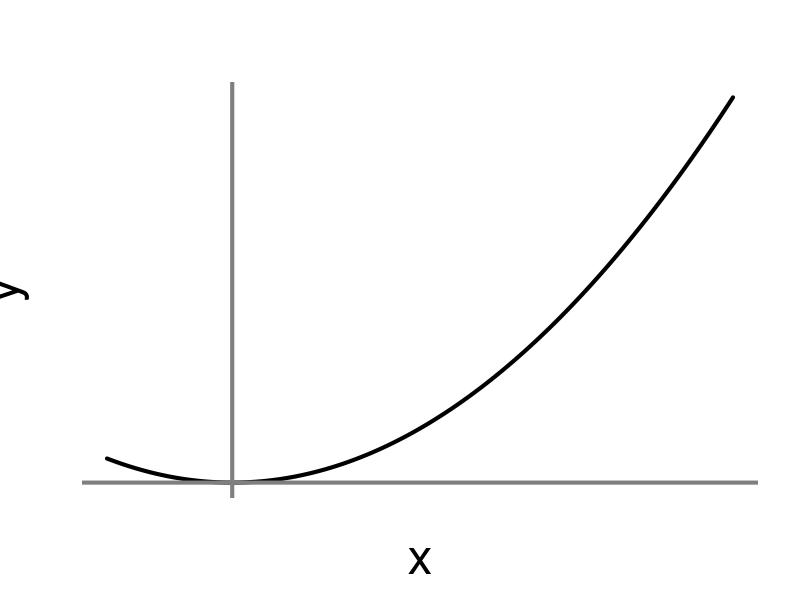
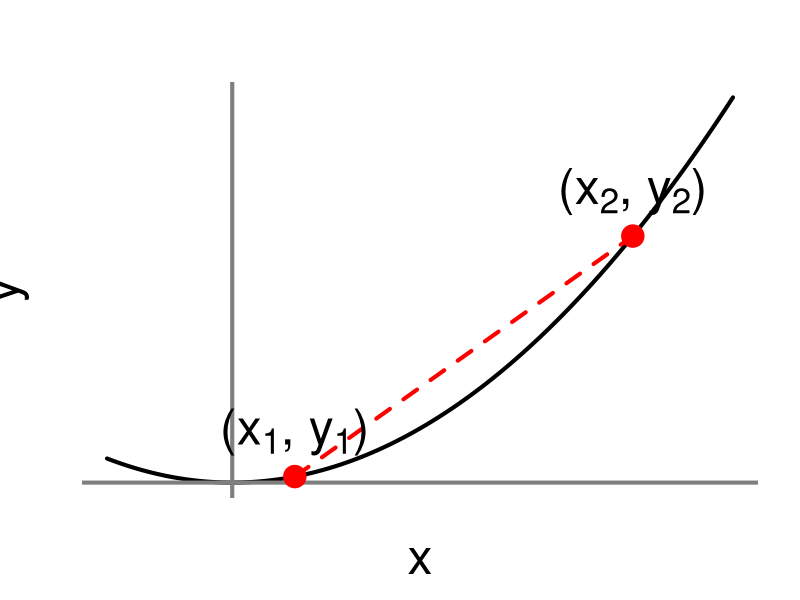
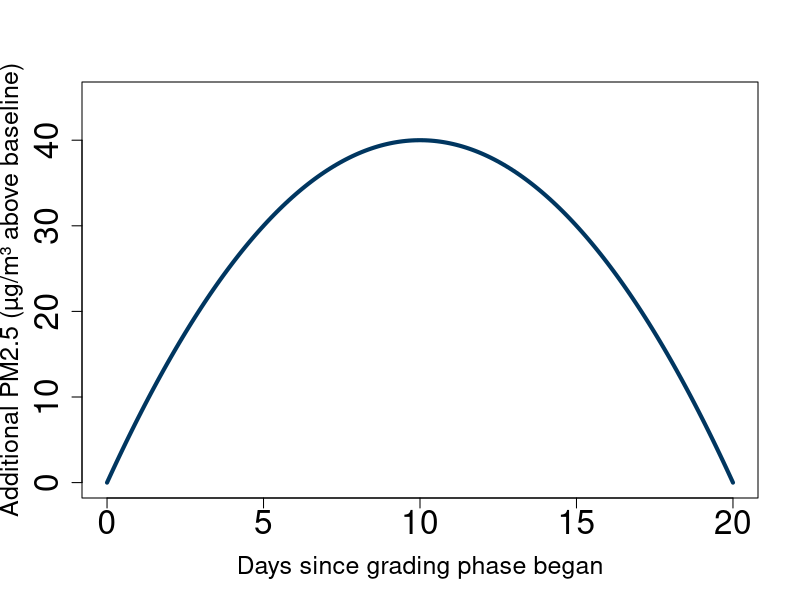
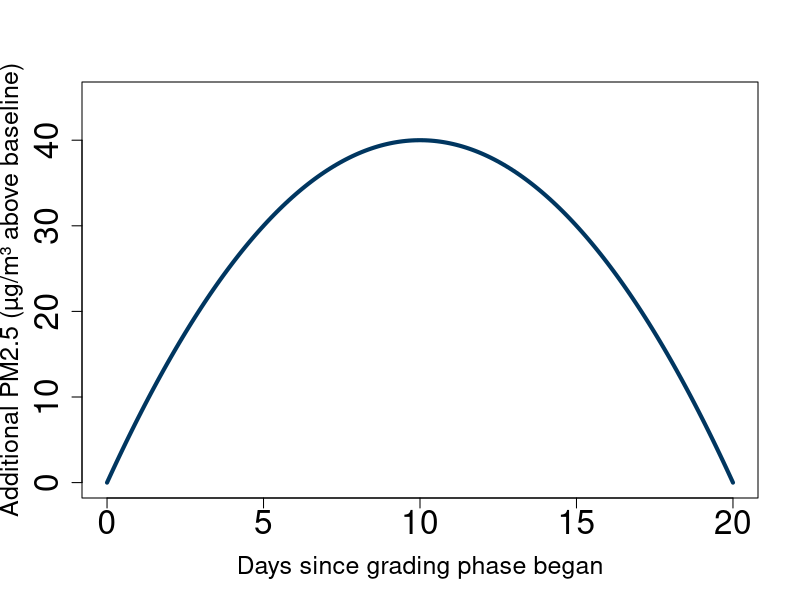

Write R code to recreate these figures, in order. (Note: this script raises an error after producing the figures.)
## ---- chunk 1
x <- seq(-1, 4, length.out = 200)
y <- x^2

plot(x, y, type = "l", lwd = 4, col = "black",
     xlab = "x", ylab = "y",
     xaxt = "n", yaxt = "n",
     bty = "n",
     cex.lab = 3)

abline(h = 0, v = 0, col = "gray50", lwd = 4)
## ---- chunk 2
x <- seq(-1, 4, length.out = 200)
y <- x^2

x1 <- 0.5
y1 <- x1^2

x2 <- 3.2
y2 <- x2^2

plot(x, y, type = "l", lwd = 4, col = "black",
     xlab = "x", ylab = "y",
     xaxt = "n", yaxt = "n",
     bty = "n",
     cex.lab = 3)

abline(h = 0, v = 0, col = "gray50", lwd = 4)

segments(x1, y1, x2, y2, col = "red", lwd = 4, lty = 2)
points(c(x1, x2), c(y1, y2), pch = 19, cex = 3, col = "red")

text(x1, y1, expression(paste("(", x[1], ", ", y[1], ")")), pos = 3, cex = 3, offset = 1)
text(x2, y2, expression(paste("(", x[2], ", ", y[2], ")")), pos = 3, cex = 3, offset = 1)
## ---- chunk 3
#| echo: false
#| fig-align: center
#| out-width: "95%"
t <- seq(0, 20, length.out = 200)
P <- 8*t - 0.4*t^2

plot(t, P, type = "l", lwd = 4, col = "#003660",
     xlim = c(0, 20), ylim = c(0, 45),
     xlab = "Days since grading phase began", ylab = "Additional PM2.5 (µg/m³ above baseline)",
     xaxt = "n", yaxt = "n",  cex.lab=1.5)

# Add tick marks (integer spacing)
axis(1, at = seq(0, 20, by = 5), cex.axis = 2)
axis(2, cex.axis = 2)

## ---- chunk 4
#| echo: false
#| fig-align: center
#| out-width: "95%"
t <- seq(0, 20, length.out = 200)
P <- 8*t - 0.4*t^2

plot(t, P, type = "l", lwd = 4, col = "#003660",
     xlim = c(0, 20), ylim = c(0, 45),
     xlab = "Days since grading phase began", ylab = "Additional PM2.5 (µg/m³ above baseline)",
     xaxt = "n", yaxt = "n",  cex.lab=1.5)

# Add tick marks (integer spacing)
axis(1, at = seq(0, 20, by = 5), cex.axis = 2)
axis(2, cex.axis = 2)

## ---- chunk 5
#| eval: true
#| echo: false
#| out-width: "100%"
#| fig-align: "center"
knitr::include_graphics("images/cod_graph.jpg")
## ---- chunk 6
knitr::include_graphics("images/trex.PNG")
## ---- chunk 7
knitr::include_graphics("images/limits-graph.png")
## ---- chunk 8

library(tidyverse)

x=seq(-1,3,by=0.01)
y=x^2

lim_df<-data.frame(x=x,y=y)

dx=2
y2=y[which(lim_df$x==dx)]

slope=y2/dx
line=x*slope


ggplot(data=lim_df,aes(x=x,y=y))+
  geom_line(color="black", linewidth=3)+
  theme_classic()+
  annotate("point",x=0,y=0,size=6,color="blue")+
  theme(text = element_text(size = 28),
        axis.title.x = element_blank(),
        axis.title.y = element_blank()) + 
  coord_fixed(ratio = 1) +
  coord_cartesian(xlim=c(-1,3), ylim=c(0,8))
## ---- chunk 9
x=seq(-1,3,by=0.01)
y=x^2

lim_df<-data.frame(x=x,y=y)

dx=2
y2=y[which(lim_df$x==dx)]

slope=y2/dx
line=x*slope


p0<-ggplot(data=lim_df,aes(x=x,y=y))+
  geom_line(color="black",linewidth=3)+
  theme_classic()+
  geom_line( data = data.frame(x = seq(-1, 3, by = 0.01),  
                               y = 1.5 * seq(-1, 3, by = 0.01)),
            aes(x = x, y = y),
            color="red",
            linewidth=2)+
  annotate("point",x=0,y=0,size=8,color="blue")+
  annotate("text", 
            x=0, y=1, 
            label="(x, f(x))",
            size=10,
            color="blue")+
  annotate("point",x=1.5, y=2.25, size=8, color="blue")+
  annotate("text", 
            x=2.25, y=2.25, 
            label="(x+Δx, f(x+Δx))",
            size=10,
            color="blue") +
  theme(text = element_text(size = 28),
        axis.title.x = element_blank(),
        axis.title.y = element_blank()) + 
  coord_fixed(ratio = 1) +
  coord_cartesian(xlim=c(-1,3), ylim=c(0,8))

p0
## ---- chunk 10

library(tidyverse)

x=seq(-1,3,by=0.01)
y=x^2

lim_df<-data.frame(x=x,y=y)

dx=2
y2=y[which(lim_df$x==dx)]

slope=y2/dx
line=x*slope


p0<- ggplot(data=lim_df,aes(x=x,y=y))+
  geom_line(color="black", linewidth=3)+
  theme_classic()+
  annotate("point",x=0,y=0,size=6,color="blue")+
  theme(text = element_text(size = 28),
        axis.title.x = element_blank(),
        axis.title.y = element_blank()) + 
  coord_fixed(ratio = 1) +
  coord_cartesian(xlim=c(-1,3), ylim=c(0,8))

p1<-p0+
  geom_point(aes(x=dx,y=y2),color="blue",size=6)+
  geom_line(aes(x=x,y=line),color="red",linewidth=2)+
  annotate("text",x=1,y=7,label="Delta~x==2",parse=TRUE,size=14)+
  annotate("text",x=1,y=4.5,label="Slope=2",size=14)
p1

## ---- chunk 11
dx=1
y2=y[which(lim_df$x==dx)]

slope=y2/dx
line=x*slope
p2<-p0+
  geom_line(aes(x=x,y=line),color="red",linewidth=2)+
  geom_point(aes(x=dx,y=y2),color="blue",size=6)+
  annotate("text",x=1,y=7,label="Delta~x==1",parse=TRUE,size=14)+
  annotate("text",x=1,y=4.5,label="Slope=1",size=14)

p2
## ---- chunk 12
dx=0.5
y2=y[which(lim_df$x==dx)]

slope=y2/dx
line=x*slope
p3<-p0+
  geom_line(aes(x=x,y=line),color="red",linewidth=2)+
  geom_point(aes(x=dx,y=y2),color="blue",size=6)+
  annotate("text",x=1,y=7,label="Delta~x==0.5",parse=TRUE,size=14)+
  annotate("text",x=1,y=4.5,label="Slope=0.5",size=14)
p3
## ---- chunk 13
dx=0.25
y2=y[which(lim_df$x==dx)]

slope=y2/dx
line=x*slope
p4<-p0+
  geom_line(aes(x=x,y=line),color="red",linewidth=2)+
  geom_point(aes(x=dx,y=y2),color="blue",size=6)+
  annotate("text",x=1,y=7,label="Delta~x==0.25",parse=TRUE,size=14)+
  annotate("text",x=1,y=4.5,label="Slope=0.25",size=14)
p4
## ---- chunk 14

slope=0
line=x*slope
p5<-p0+
  geom_line(aes(x=x,y=line),color="red",linewidth=2)+
  annotate("text",x=1,y=7,label="Delta~x==0",parse=TRUE,size=14)+
  annotate("text",x=1,y=4.5,label="Slope=?",size=14)
p5
## ---- chunk 15
#| eval: true
#| echo: false
#| out-width: "100%"
#| fig-align: "center"
knitr::include_graphics("images/derivative_9.jpg")
## ---- chunk 16
knitr::include_graphics("images/trex-no-labels.PNG")
